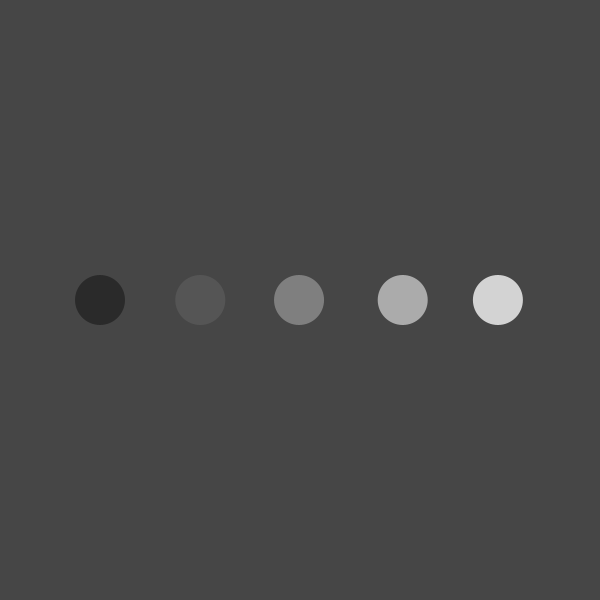
Frame 1 (no input)
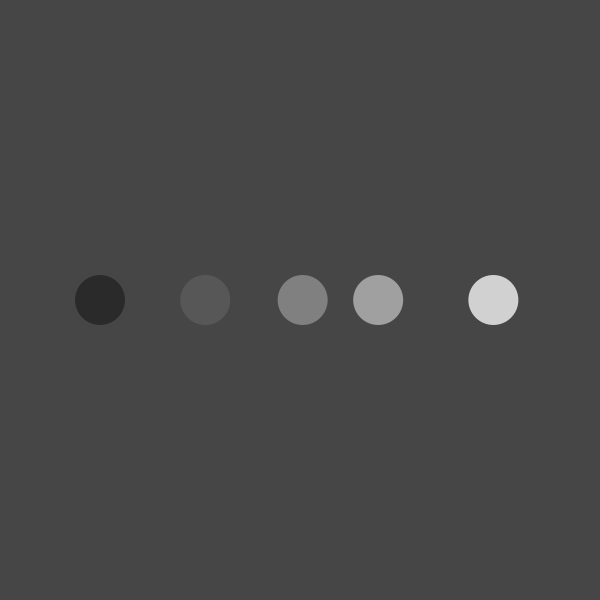
Frame 60 (the mouse pressed at the canvas centre just before this capture)
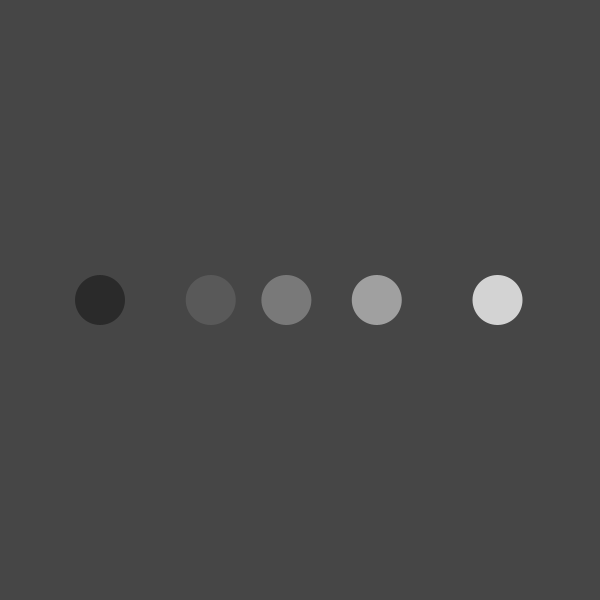
Frame 120 (the mouse held since frame 60 and released just before this capture)

The Processing sketch that drew these frames (run headless with seeded random() and noise(); from frame 60 on, the mouse is pressed at the canvas centre):

// Processing sketch: arrays3
// ── arrays3.pde
float[] xPosArr = new float[5];

void setup() {
  size(600,600);
  noStroke();
  
  for (int i = 0; i < xPosArr.length; i++) {
    xPosArr[i] = 100 + i * 100;
  }
}

void draw() {
  background(70);
  
  for (int i = 0; i < xPosArr.length; i++) {
    xPosArr[i] += random(-i,i);
    
    fill(map(xPosArr[i], 0, width, 0, 255));
    ellipse(xPosArr[i], height/2, 50, 50);
  }
}
